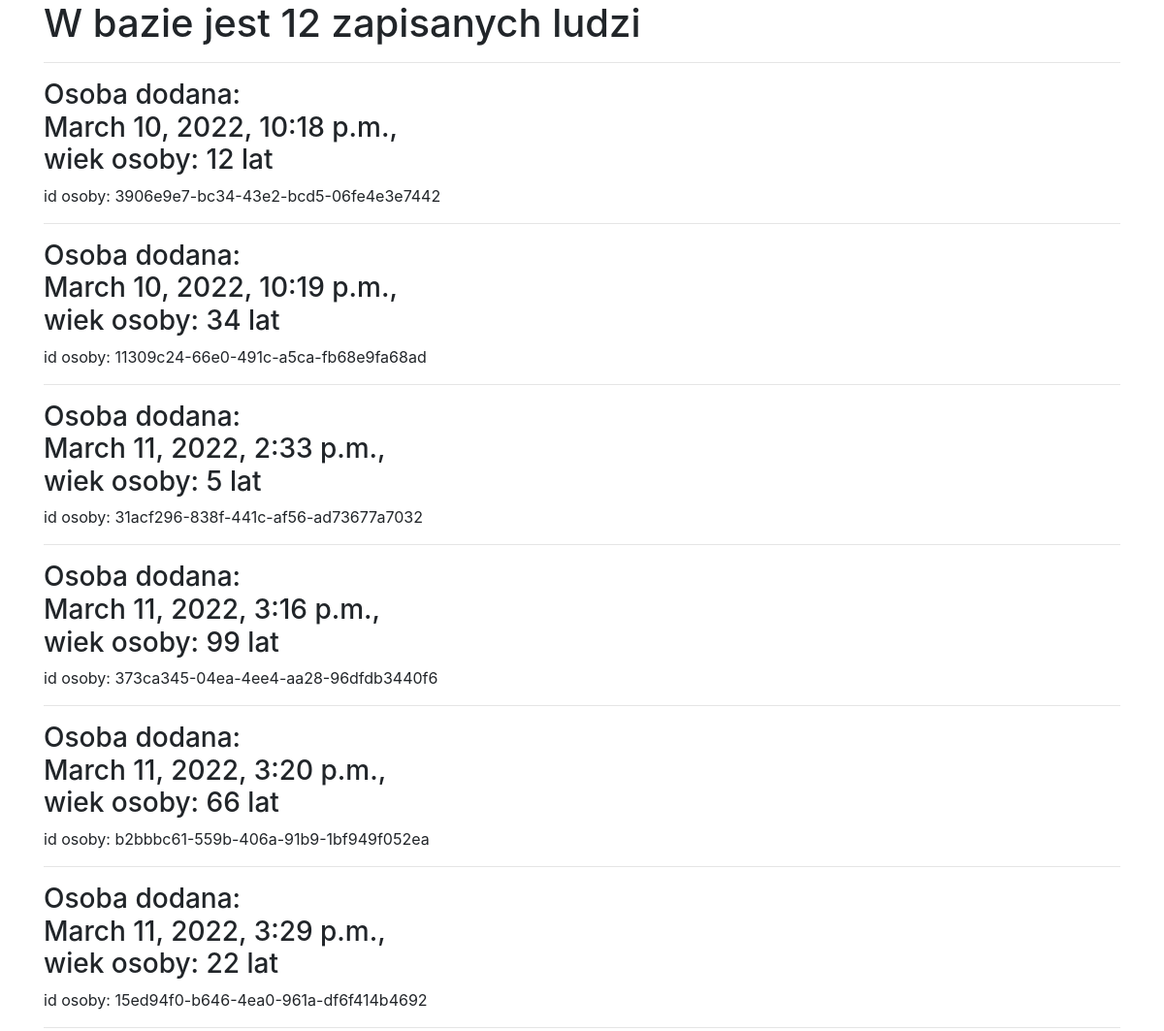
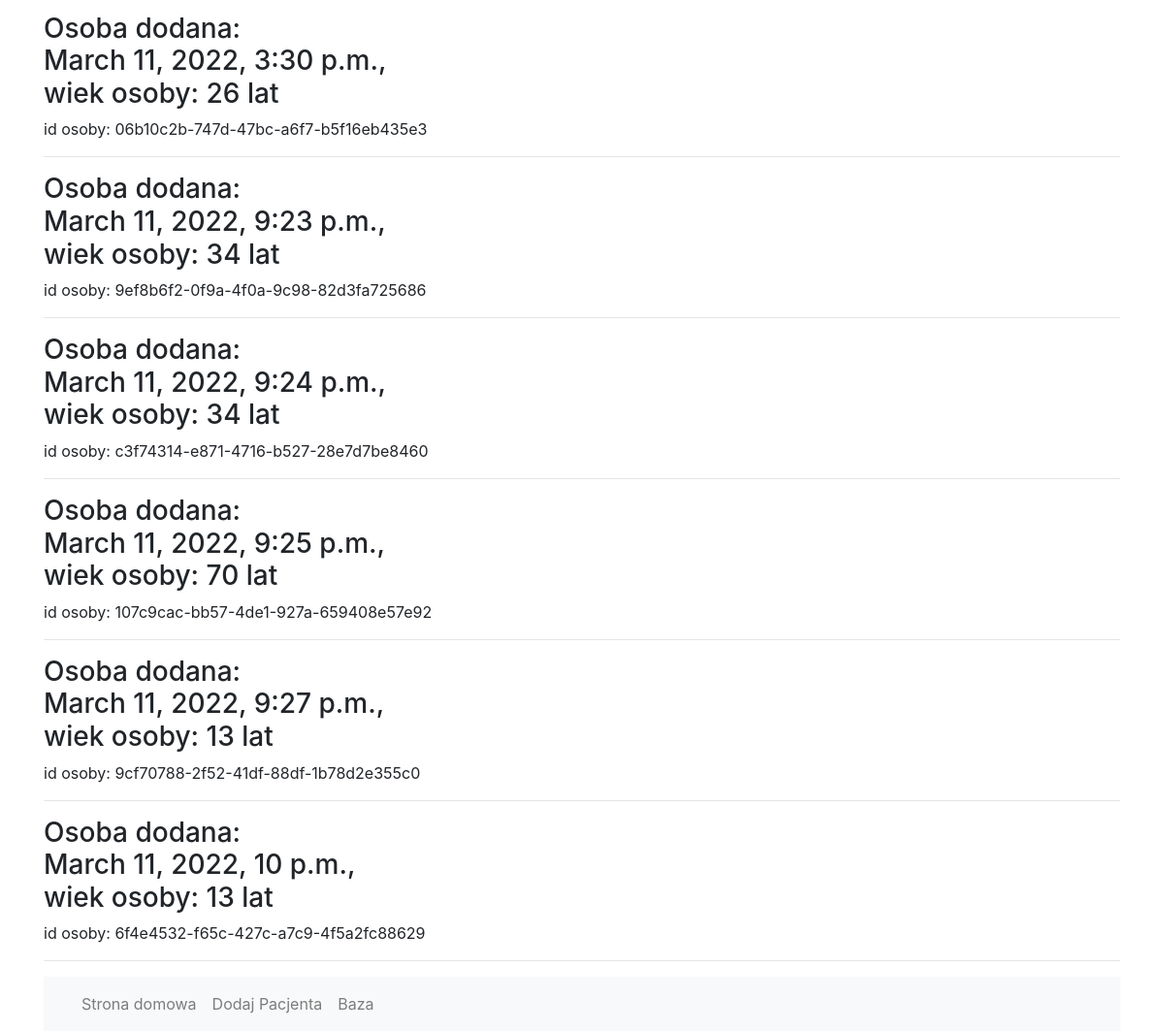
Before: /history/ with the older database file (2 pictures, top to bottom).
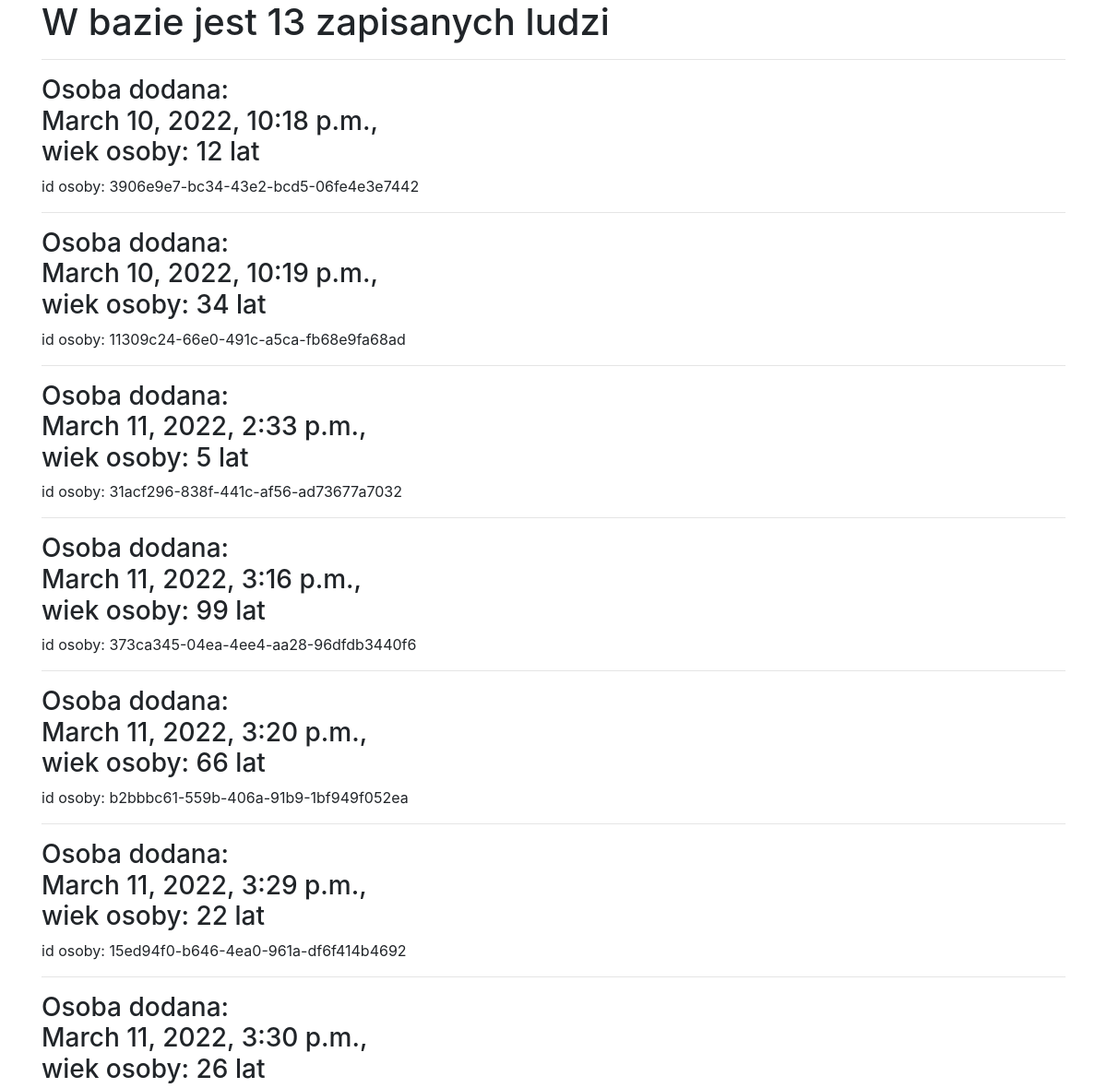
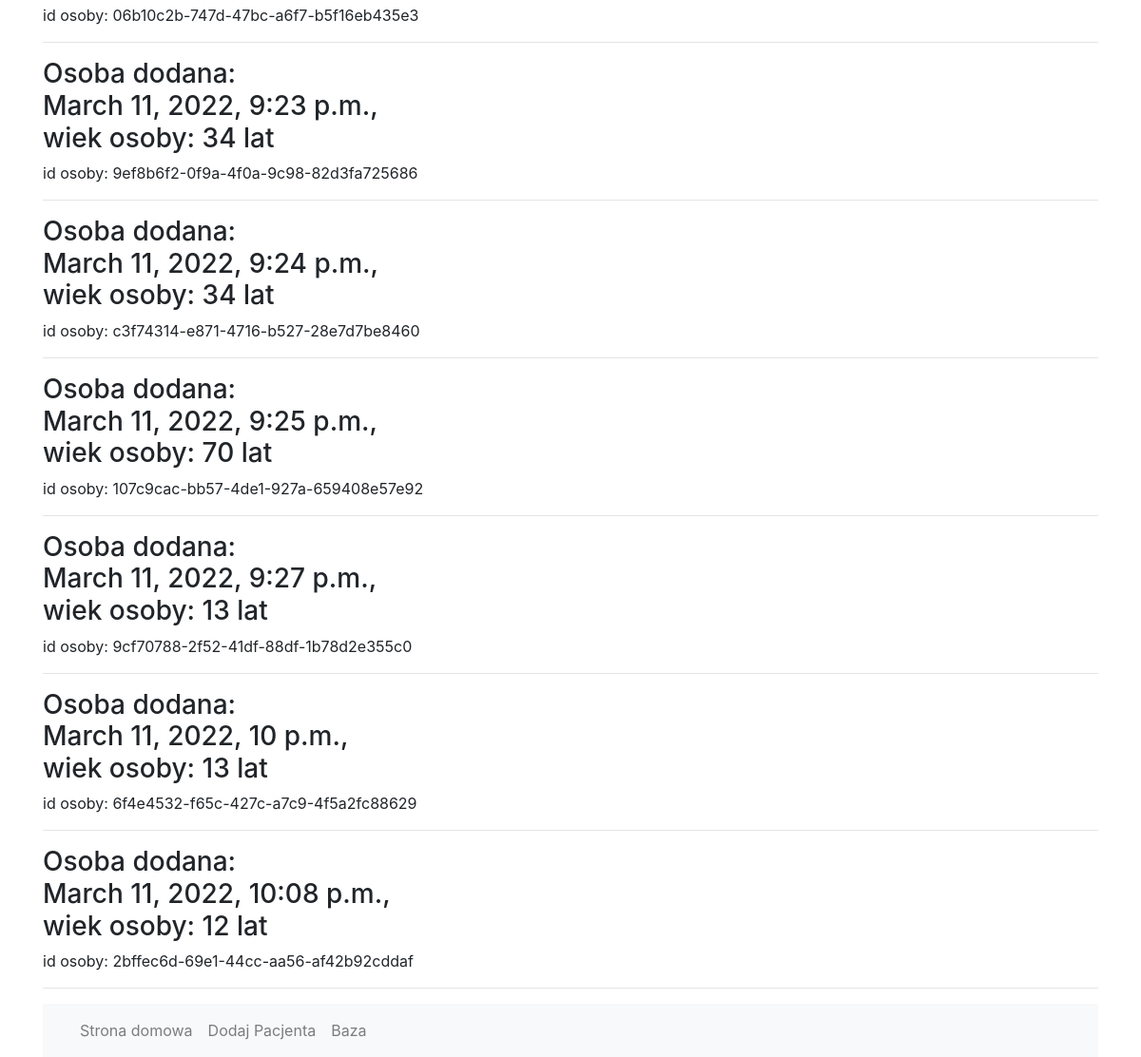
After: the same page with the newer database file (2 pictures, top to bottom).
### check_noshow/models.py (models this page shows, shortened)
class Person(models.Model):
    id = models.UUIDField(primary_key=True, default=uuid.uuid4, editable=False)
    gender = models.IntegerField(default=Gender.WOMAN, choices=Gender.choices)
    created_at =  models.DateTimeField(auto_now=True)
    date_of_appointment = models.DateTimeField()
    date_of_set_appointment = models.DateTimeField()
    age = models.PositiveIntegerField(validators=[MaxValueValidator(Decimal('102.0'))])
    scolarship = models.BooleanField()
    hipertension = models.BooleanField()
    diabetes = models.BooleanField()
    alcoholism = models.BooleanField()
    sms_received = models.BooleanField()
    handicap = models.IntegerField(default=Handicapchoices.FIRST, choices=Handicapchoices.choices)
    num_app_missed = models.DecimalField(max_digits=3, decimal_places=0, validators=[MinValueValidator(Decimal('-0.01'))])

### check_noshow/views.py (the view)
# urls.py: path('history/', views.history, name='check-history'),
def history(request):
    return render(request, 'check_noshow/history.html',
                    {
                        "people": Person.objects.all(),
                        "num_people": Person.objects.count()
                    })

### check_noshow/templates/check_noshow/history.html (shortened to what this page needs)
{% extends "check_noshow/base.html" %}
{% block content %}
<h1>W bazie jest {{num_people}} zapisanych ludzi</h1>
<hr>
    {% for person in people %}
        <h3>Osoba dodana:<br> {{person.created_at}},<br>wiek osoby: {{person.age}} lat</h3>
        <p>id osoby: {{person.id}}</p>
        <hr>
    {% endfor %}
{% endblock %}

Changed rows visible on the page:
added Person: created_at "March 11, 2022, 10:08 p.m.", age "12", id "2bffec6d-69e1-44cc-aa56-af42b92cddaf"
Other visible differences:
{{ num_people }}: "12" → "13"
